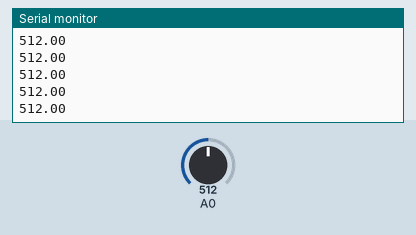
Bench run of a sketch on a simulated Arduino Uno, built with avr-gcc and run on an emulated ATmega328P. Shown: the last lines printed to the serial monitor. The test bench sets the inputs (shaded band); at power-on: A0 = 512.

Above: at 1.2 s.
1.3 s: A0 set to 716
At 2.1 s:
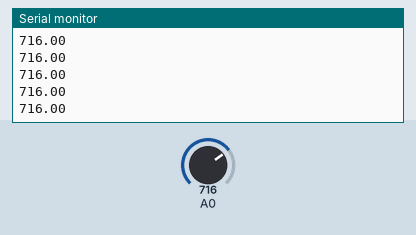
2.8 s: A0 set to 900
At 3.5 s:
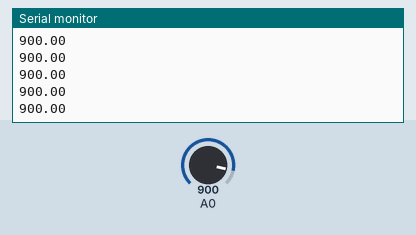
Timing chart, 0 to 5.8 s (numbered marks = the images above; inputs shaded):
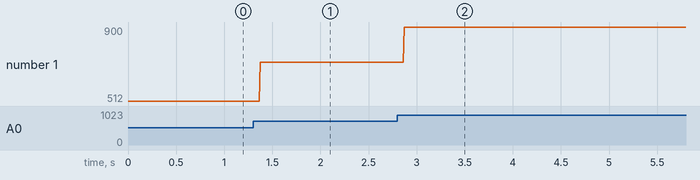

The sketch:

sketch_jun29a.ino
```cpp
byte SoundSensor= 8;float value=0;
void setup() {
  // put your setup code here, to run once:
pinMode(SoundSensor,INPUT);
Serial.begin(9600);
}

void loop() {
  // put your main code here, to run repeatedly:
value = analogRead (A0);
Serial.println(value);
}
```

Measured:
- after the input at 1.3 s, the serial monitor: prints a new line after 0.07 s (image 1)
- after the input at 2.8 s, the serial monitor: prints a new line after 0.07 s (image 2)
- plotted number 1: 512 → 716 after the input at 1.3 s, 716 → 900 after the input at 2.8 s
